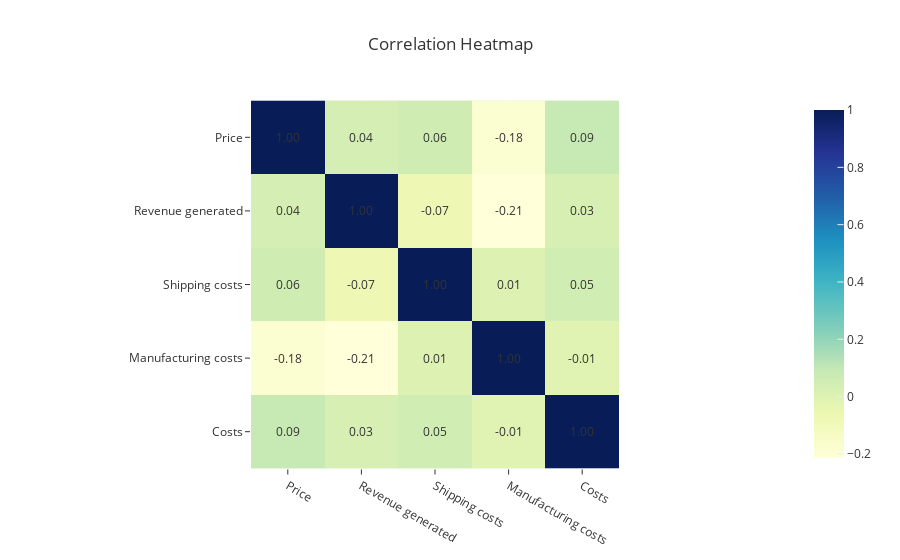

Notebook code cell kept with this figure:
### Markdown cell above
### Correlation Matrix

### Code cell
correlation_matrix = df[['Price', 'Revenue generated', 'Shipping costs', 'Manufacturing costs', 'Costs']].corr()

fig = px.imshow(correlation_matrix,
                color_continuous_scale="YlGnBu",  # Choose the color scale (change to your preference)
                title="Correlation Heatmap")

# Add custom text annotations to the heatmap
for i, row in enumerate(correlation_matrix.index):
    for j, col in enumerate(correlation_matrix.columns):
        fig.add_annotation(
            x=j, y=i,
            text=f"{correlation_matrix.iloc[i, j]:.2f}", showarrow= False
        )

fig.show()

### Figure 1 — Plotly figure (JSON) as saved in the notebook; plotly's stock layout.template omitted (floating-point values rounded to 4 significant figures)
{"data": [{"coloraxis": "coloraxis", "hovertemplate": "x: %{x}<br>y: %{y}<br>color: %{z}<extra></extra>", "name": "0", "type": "heatmap", "x": ["Price", "Revenue generated", "Shipping costs", "Manufacturing costs", "Costs"], "xaxis": "x", "y": ["Price", "Revenue generated", "Shipping costs", "Manufacturing costs", "Costs"], "yaxis": "y", "z": [[1, 0.03842, 0.05854, -0.1841, 0.0885], [0.03842, 1, -0.07289, -0.214, 0.02725], [0.05854, -0.07289, 1, 0.005984, 0.05167], [-0.1841, -0.214, 0.005984, 1, -0.01391], [0.0885, 0.02725, 0.05167, -0.01391, 1]]}], "layout": {"annotations": [{"showarrow": false, "text": "1.00", "x": 0, "y": 0}, {"showarrow": false, "text": "0.04", "x": 1, "y": 0}, {"showarrow": false, "text": "0.06", "x": 2, "y": 0}, {"showarrow": false, "text": "-0.18", "x": 3, "y": 0}, {"showarrow": false, "text": "0.09", "x": 4, "y": 0}, {"showarrow": false, "text": "0.04", "x": 0, "y": 1}, {"showarrow": false, "text": "1.00", "x": 1, "y": 1}, {"showarrow": false, "text": "-0.07", "x": 2, "y": 1}, {"showarrow": false, "text": "-0.21", "x": 3, "y": 1}, {"showarrow": false, "text": "0.03", "x": 4, "y": 1}, {"showarrow": false, "text": "0.06", "x": 0, "y": 2}, {"showarrow": false, "text": "-0.07", "x": 1, "y": 2}, {"showarrow": false, "text": "1.00", "x": 2, "y": 2}, {"showarrow": false, "text": "0.01", "x": 3, "y": 2}, {"showarrow": false, "text": "0.05", "x": 4, "y": 2}, {"showarrow": false, "text": "-0.18", "x": 0, "y": 3}, {"showarrow": false, "text": "-0.21", "x": 1, "y": 3}, {"showarrow": false, "text": "0.01", "x": 2, "y": 3}, {"showarrow": false, "text": "1.00", "x": 3, "y": 3}, {"showarrow": false, "text": "-0.01", "x": 4, "y": 3}, {"showarrow": false, "text": "0.09", "x": 0, "y": 4}, {"showarrow": false, "text": "0.03", "x": 1, "y": 4}, {"showarrow": false, "text": "0.05", "x": 2, "y": 4}, {"showarrow": false, "text": "-0.01", "x": 3, "y": 4}, {"showarrow": false, "text": "1.00", "x": 4, "y": 4}], "coloraxis": {"colorscale": [[0, "rgb(255,255,217)"], [0.125, "rgb(237,248,177)"], [0.25, "rgb(199,233,180)"], [0.375, "rgb(127,205,187)"], [0.5, "rgb(65,182,196)"], [0.625, "rgb(29,145,192)"], [0.75, "rgb(34,94,168)"], [0.875, "rgb(37,52,148)"], [1, "rgb(8,29,88)"]]}, "title": {"text": "Correlation Heatmap"}, "xaxis": {"anchor": "y", "constrain": "domain", "domain": [0, 1], "scaleanchor": "y"}, "yaxis": {"anchor": "x", "autorange": "reversed", "constrain": "domain", "domain": [0, 1]}}}
